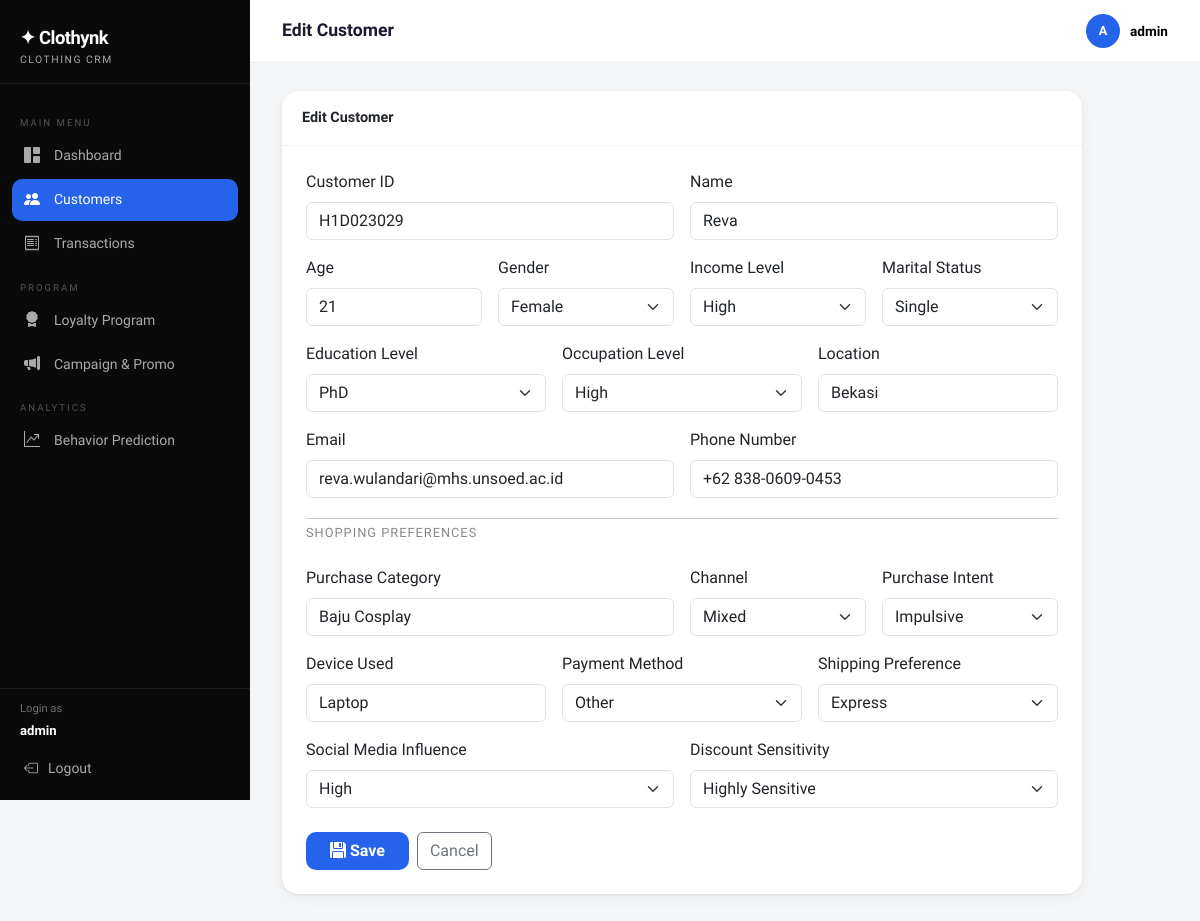
Page /customer/1002/edit/ (signed in) on the committed database.
### core/models.py (models this page shows, shortened)
class Customer(models.Model):
    GENDER_CHOICES = [
        ('Male', 'Male'),
        ('Female', 'Female'),
        ('Non-binary', 'Non-binary'),
        ('Bigender', 'Bigender'),
        ('Genderfluid', 'Genderfluid'),
        ('Polygender', 'Polygender'),
        ('Agender', 'Agender'),
        ('Genderqueer', 'Genderqueer'),
    ]
    INCOME_CHOICES = [('Low', 'Low'), ('Middle', 'Middle'), ('High', 'High')]
    MARITAL_CHOICES = [('Single', 'Single'), ('Married', 'Married'), ('Divorced', 'Divorced'), ('Widowed', 'Widowed')]
    EDUCATION_CHOICES = [
        ('High School', 'High School'),
        ("Bachelor's", "Bachelor's"),
        ("Master's", "Master's"),
        ('PhD', 'PhD'),
        ('Other', 'Other'),
    ]
    OCCUPATION_CHOICES = [('Low', 'Low'), ('Middle', 'Middle'), ('High', 'High')]
    CHANNEL_CHOICES = [('Online', 'Online'), ('In-Store', 'In-Store'), ('Mixed', 'Mixed')]
    INFLUENCE_CHOICES = [('None', 'None'), ('Low', 'Low'), ('Medium', 'Medium'), ('High', 'High')]
    SENSITIVITY_CHOICES = [('Not Sensitive', 'Not Sensitive'), ('Somewhat Sensitive', 'Somewhat Sensitive'), ('Highly Sensitive', 'Highly Sensitive')]
    INTENT_CHOICES = [('Need-based', 'Need-based'), ('Wants-based', 'Wants-based'), ('Impulsive', 'Impulsive')]
    SHIPPING_CHOICES = [('Standard', 'Standard'), ('Express', 'Express'), ('No Preference', 'No Preference')]
    PAYMENT_CHOICES = [
        ('Credit Card', 'Credit Card'),
        ('Debit Card', 'Debit Card'),
        ('PayPal', 'PayPal'),
        ('Cash', 'Cash'),
        ('Other', 'Other'),
    ]
    customer_id     = models.CharField(max_length=30, unique=True, verbose_name='Customer ID')
    name            = models.CharField(max_length=150, verbose_name='Name')
    age             = models.IntegerField(verbose_name='Age')
    gender          = models.CharField(max_length=15, choices=GENDER_CHOICES, verbose_name='Gender')
    income_level    = models.CharField(max_length=10, choices=INCOME_CHOICES, verbose_name='Income Level')
    marital_status  = models.CharField(max_length=15, choices=MARITAL_CHOICES, verbose_name='Marital Status')
    education_level = models.CharField(max_length=20, choices=EDUCATION_CHOICES, verbose_name='Education Level')
    occupation      = models.CharField(max_length=10, choices=OCCUPATION_CHOICES, verbose_name='Occupation Level')
    location        = models.CharField(max_length=100, verbose_name='Location')
    email           = models.EmailField(unique=True, verbose_name='Email')
    phone           = models.CharField(max_length=20, blank=True, verbose_name='Phone Number')
    purchase_category      = models.CharField(max_length=100, verbose_name='Purchase Category')
    purchase_channel       = models.CharField(max_length=30, choices=CHANNEL_CHOICES, verbose_name='Purchase Channel')
    social_media_influence = models.CharField(max_length=20, choices=INFLUENCE_CHOICES, verbose_name='Social Media Influence')
    discount_sensitivity   = models.CharField(max_length=30, choices=SENSITIVITY_CHOICES, verbose_name='Discount Sensitivity')
    device_used            = models.CharField(max_length=30, verbose_name='Device Used')
    payment_method         = models.CharField(max_length=30, choices=PAYMENT_CHOICES, verbose_name='Payment Method')
    shipping_preference    = models.CharField(max_length=30, choices=SHIPPING_CHOICES, verbose_name='Shipping Preference')
    purchase_intent        = models.CharField(max_length=20, choices=INTENT_CHOICES, verbose_name='Purchase Intent')
    created_at = models.DateTimeField(auto_now_add=True)
    updated_at = models.DateTimeField(auto_now=True)
    class Meta:
        ordering = ['id']
        verbose_name = 'Customer'
        verbose_name_plural = 'Customers'

### core/views.py (the view)
# urls.py: path('customer/<int:pk>/edit/', views.customer_edit, name='customer_edit'),
@login_required
def customer_edit(request, pk):
    customer = get_object_or_404(Customer, pk=pk)
    form = CustomerForm(request.POST or None, instance=customer)
    if form.is_valid():
        form.save()
        messages.success(request, 'Customer data updated successfully!')
        return redirect('customer_detail', pk=customer.pk)
    return render(request, 'core/customer_form.html', {'form': form, 'title': 'Edit Customer', 'customer': customer})

### core/templates/core/customer_form.html (shortened to what this page needs)
{% extends 'core/base.html' %}
{% block page_title %}{{ title }}{% endblock %}
{% block content %}
<div class="card" style="max-width:800px">
  <div class="card-header">{{ title }}</div>
  <div class="p-4">
    <form method="post">
      <div class="row g-3">
        <div class="col-md-6">
          <label class="form-label fw-600">Customer ID</label>{{ form.customer_id }}
        </div>
        <div class="col-md-6">
          <label class="form-label fw-600">Name</label>{{ form.name }}
        </div>
        <div class="col-md-3">
          <label class="form-label fw-600">Age</label>{{ form.age }}
        </div>
        <div class="col-md-3">
          <label class="form-label fw-600">Gender</label>{{ form.gender }}
        </div>
        <div class="col-md-3">
          <label class="form-label fw-600">Income Level</label>{{ form.income_level }}
        </div>
        <div class="col-md-3">
          <label class="form-label fw-600">Marital Status</label>{{ form.marital_status }}
        </div>
        <div class="col-md-4">
          <label class="form-label fw-600">Education Level</label>{{ form.education_level }}
        </div>
        <div class="col-md-4">
          <label class="form-label fw-600">Occupation Level</label>{{ form.occupation }}
        </div>
        <div class="col-md-4">
          <label class="form-label fw-600">Location</label>{{ form.location }}
        </div>
        <div class="col-md-6">
          <label class="form-label fw-600">Email</label>{{ form.email }}
        </div>
        <div class="col-md-6">
          <label class="form-label fw-600">Phone Number</label>{{ form.phone }}
        </div>
        <div class="col-12"><hr class="my-1"><div class="fw-700 mb-2" style="font-size:.8rem;text-transform:uppercase;letter-spacing:1px;color:#888">Shopping Preferences</div></div>
        <div class="col-md-6">
          <label class="form-label fw-600">Purchase Category</label>{{ form.purchase_category }}
        </div>
        <div class="col-md-3">
          <label class="form-label fw-600">Channel</label>{{ form.purchase_channel }}
        </div>
        <div class="col-md-3">
          <label class="form-label fw-600">Purchase Intent</label>{{ form.purchase_intent }}
        </div>
        <div class="col-md-4">
          <label class="form-label fw-600">Device Used</label>{{ form.device_used }}
        </div>
        <div class="col-md-4">
          <label class="form-label fw-600">Payment Method</label>{{ form.payment_method }}
        </div>
        <div class="col-md-4">
          <label class="form-label fw-600">Shipping Preference</label>{{ form.shipping_preference }}
        </div>
        <div class="col-md-6">
          <label class="form-label fw-600">Social Media Influence</label>{{ form.social_media_influence }}
        </div>
        <div class="col-md-6">
          <label class="form-label fw-600">Discount Sensitivity</label>{{ form.discount_sensitivity }}
        </div>
      </div>
      <div class="d-flex gap-2 mt-4">
        <button type="submit" class="btn btn-accent px-4"><i class="bi bi-floppy-fill me-1"></i>Save</button>
        <a href="{% url 'customer_list' %}" class="btn btn-outline-secondary">Cancel</a>
      </div>
    </form>
  </div>
</div>
{% endblock %}

### core/templates/core/base.html (shortened to what this page needs)
{% load crm_tags %}
<!DOCTYPE html>
<html lang="id">
<head>
  <link href="https://cdnjs.cloudflare.com/ajax/libs/bootstrap/5.3.2/css/bootstrap.min.css" rel="stylesheet">
  <link href="https://cdnjs.cloudflare.com/ajax/libs/bootstrap-icons/1.11.3/font/bootstrap-icons.min.css" rel="stylesheet">
</head>
<body>
<nav id="sidebar">
  <div class="sidebar-brand">
    <div class="brand-name">✦ Clothynk</div>
    <div class="brand-sub">Clothing CRM</div>
  </div>
  <div class="sidebar-nav">
    <div class="nav-section-label">Main Menu</div>
    <a href="{% url 'dashboard' %}" class="nav-link {% if request.resolver_match.url_name == 'dashboard' %}active{% endif %}">
      <i class="bi bi-grid-1x2-fill"></i> Dashboard
    </a>
    <a href="{% url 'customer_list' %}" class="nav-link {% if 'customer' in request.resolver_match.url_name %}active{% endif %}">
      <i class="bi bi-people-fill"></i> Customers
    </a>
    <a href="{% url 'transaction_list' %}" class="nav-link {% if 'transaction' in request.resolver_match.url_name %}active{% endif %}">
      <i class="bi bi-receipt"></i> Transactions
    </a>
    <div class="nav-section-label">Program</div>
    <a href="{% url 'loyalty_list' %}" class="nav-link {% if request.resolver_match.url_name == 'loyalty_list' %}active{% endif %}">
      <i class="bi bi-award-fill"></i> Loyalty Program
    </a>
    <a href="{% url 'campaign_list' %}" class="nav-link {% if 'campaign' in request.resolver_match.url_name %}active{% endif %}">
      <i class="bi bi-megaphone-fill"></i> Campaign & Promo
    </a>
    <div class="nav-section-label">Analytics</div>
    <a href="{% url 'analytics' %}" class="nav-link {% if request.resolver_match.url_name == 'analytics' %}active{% endif %}">
      <i class="bi bi-graph-up-arrow"></i> Behavior Prediction
    </a>
  </div>
  <div class="sidebar-footer">
    <div class="px-2 pb-1 text-white" style="font-size:0.7rem; opacity:0.4;">Login as</div>
    <div class="px-2 pb-2 text-white" style="font-size:0.82rem; font-weight:600;">{{ request.user.username }}</div>
    <a href="{% url 'logout' %}" class="nav-link"><i class="bi bi-box-arrow-left"></i> Logout</a>
  </div>
</nav>
<div id="main">
  <div class="topbar">
    <h1>{% block page_title %}Dashboard{% endblock %}</h1>
    <div class="user-badge">
      <div class="user-avatar">{{ request.user.username|first|upper }}</div>
      <div class="text-black">{{ request.user.username }}</div>
    </div>
  </div>
  <div class="page-content">
    {% block content %}{% endblock %}
  </div>
</div>
</body>
</html>

### core/templates/core/base.html (style rules this page uses)
:root { --sidebar-w: 250px; --brand: #0A0A0A; --accent: #2563EB; --accent2: #3B82F6; --bronze: #CD7F32; --silver: #9E9E9E; --gold: #FFC107; --platinum: #B0BEC5; --success-soft: #D1FAE5; --warning-soft: #FEF3C7; --danger-soft: #FEE2E2; --bg: #F4F5F7; --card-bg: #FFFFFF; --sidebar-bg: #0A0A0A; --sidebar-text: rgba(255,255,255,0.65); --sidebar-active: #FFFFFF; }
* { box-sizing: border-box; }
body { font-family: 'Plus Jakarta Sans', sans-serif; background: var(--bg); color: #1A1A2E; }
#sidebar { width: var(--sidebar-w); min-height: 100vh; background: var(--sidebar-bg); position: fixed; left: 0; top: 0; display: flex; flex-direction: column; z-index: 100; transition: transform .25s ease; }
.sidebar-brand { padding: 24px 20px 16px; border-bottom: 1px solid rgba(255,255,255,0.08); }
.sidebar-brand .brand-name { font-size: 1.15rem; font-weight: 800; color: #fff; letter-spacing: -0.5px; }
.sidebar-brand .brand-sub { font-size: 0.65rem; color: var(--sidebar-text); text-transform: uppercase; letter-spacing: 1.5px; }
.sidebar-nav { padding: 16px 12px; flex: 1; }
.nav-section-label { font-size: 0.6rem; text-transform: uppercase; letter-spacing: 2px; color: rgba(255,255,255,0.3); padding: 8px 8px 4px; margin-top: 8px; }
.sidebar-nav .nav-link { color: var(--sidebar-text); border-radius: 10px; padding: 9px 12px; font-size: 0.875rem; font-weight: 500; display: flex; align-items: center; gap: 10px; margin-bottom: 2px; transition: background .15s, color .15s; }
.sidebar-nav .nav-link.active { background: var(--accent); color: #fff; }
.sidebar-nav .nav-link i { font-size: 1rem; width: 20px; }
.sidebar-footer { padding: 12px; border-top: 1px solid rgba(255,255,255,0.08); }
.sidebar-footer .nav-link { color: var(--sidebar-text); font-size: 0.875rem; font-weight: 500; display: flex; align-items: center; gap: 10px; padding: 9px 12px; border-radius: 10px; }
#main { margin-left: var(--sidebar-w); min-height: 100vh; }
.topbar { background: #fff; border-bottom: 1px solid #E8ECF0; padding: 14px 32px; display: flex; align-items: center; justify-content: space-between; position: sticky; top: 0; z-index: 50; }
.topbar h1 { font-size: 1.1rem; font-weight: 700; color: #1A1A2E; margin: 0; }
.topbar .user-badge { display: flex; align-items: center; gap: 10px; font-size: 0.85rem; font-weight: 600; color: #555; }
.user-avatar { width: 34px; height: 34px; background: var(--accent); border-radius: 50%; display: flex; align-items: center; justify-content: center; color: #fff; font-size: 0.8rem; font-weight: 700; }
.page-content { padding: 28px 32px; }
.card { border: none; border-radius: 16px; box-shadow: 0 1px 3px rgba(0,0,0,0.07), 0 4px 16px rgba(0,0,0,0.04); background: var(--card-bg); }
.card-header { background: transparent; border-bottom: 1px solid #F0F0F0; padding: 16px 20px; font-weight: 700; font-size: 0.9rem; }
.btn-accent { background: var(--accent); color: #fff; border: none; font-weight: 600; border-radius: 10px; }

### rows in the picture
Customer: customer_id "H1D023029", name "Reva", age "21", gender "Female", income_level "High", marital_status "Single", education_level "PhD", occupation "High", location "Bekasi", email "reva.wulandari@mhs.unsoed.ac.id", phone "+62 838-0609-0453", purchase_category "Baju Cosplay", purchase_channel "Mixed", purchase_intent "Impulsive", device_used "Laptop", payment_method "Other", shipping_preference "Express", social_media_influence "High", discount_sensitivity "Highly Sensitive"

### other values in the picture
{{ request.user.username }} "admin"
{{ title }} "Edit Customer"
{{ request.user.username|first|upper }} "A"
